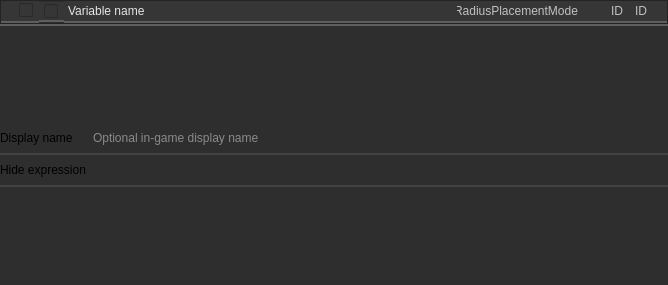
<?xml version="1.0" encoding="UTF-8"?>
<ui version="4.0">
 <class>Form</class>
 <widget class="QWidget" name="Form">
  <property name="geometry">
   <rect>
    <x>0</x>
    <y>0</y>
    <width>668</width>
    <height>285</height>
   </rect>
  </property>
  <property name="windowTitle">
   <string>Form</string>
  </property>
  <property name="styleSheet">
   <string notr="true">background-color: #2e2e2e;</string>
  </property>
  <layout class="QVBoxLayout" name="verticalLayout">
   <property name="spacing">
    <number>0</number>
   </property>
   <property name="leftMargin">
    <number>0</number>
   </property>
   <property name="topMargin">
    <number>0</number>
   </property>
   <property name="rightMargin">
    <number>0</number>
   </property>
   <property name="bottomMargin">
    <number>0</number>
   </property>
   <item>
    <widget class="QFrame" name="frame">
     <property name="maximumSize">
      <size>
       <width>16777215</width>
       <height>24</height>
      </size>
     </property>
     <property name="frameShape">
      <enum>QFrame::Shape::StyledPanel</enum>
     </property>
     <property name="frameShadow">
      <enum>QFrame::Shadow::Raised</enum>
     </property>
     <layout class="QHBoxLayout" name="horizontalLayout">
      <property name="spacing">
       <number>0</number>
      </property>
      <property name="leftMargin">
       <number>0</number>
      </property>
      <property name="topMargin">
       <number>0</number>
      </property>
      <property name="rightMargin">
       <number>0</number>
      </property>
      <property name="bottomMargin">
       <number>0</number>
      </property>
      <item>
       <widget class="QLabel" name="label">
        <property name="styleSheet">
         <string notr="true">image: url(:/icons/more_vert.png);
padding-left: 3px;
padding-right: 3px;
    border: 2px solid #d0d0d0;
	border-top: 0px;
	border-left: 0px;
	border-right: 0px;
    border-color: rgba(94, 94, 94, 255);
    border-radius: 0px;
background-color: #363636;</string>
        </property>
        <property name="text">
         <string/>
        </property>
       </widget>
      </item>
      <item>
       <widget class="QCheckBox" name="show_child">
        <property name="toolTip">
         <string>&lt;html&gt;&lt;head/&gt;&lt;body&gt;&lt;p&gt;&lt;span style=&quot; font-size:8pt; font-weight:400;&quot;&gt;Expand or collapse variable details&lt;/span&gt;&lt;/p&gt;&lt;/body&gt;&lt;/html&gt;</string>
        </property>
        <property name="styleSheet">
         <string notr="true">QCheckBox::indicator:checked {
    
image: url(://icons/arrow_drop_down.png);
	height:14px;
	width:14px;
}

QCheckBox::indicator:unchecked {
    image: url(://icons/arrow_drop_right.png);
	height:14px;
	width:14px;
}
QCheckBox {
    font: 700 10pt &quot;Segoe UI&quot;;
    border: 2px solid black;
    border-radius: 0px;
    border-color: rgba(94, 94, 94, 255);
    height:14px;
    padding-top: 2px;
    padding-bottom:4px;
    color: #e5e5e5;
background-color: #363636;
    padding-left: 4px;
}
QCheckBox:hover {
    background-color: #515965;
    color: white;
}
QCheckBox{
	padding-left:5px;
	border-left: 0px solid black;
border-right: 0px solid black;
border-top: 0px solid black;
}</string>
        </property>
        <property name="text">
         <string/>
        </property>
        <property name="checked">
         <bool>false</bool>
        </property>
        <property name="tristate">
         <bool>false</bool>
        </property>
       </widget>
      </item>
      <item>
       <widget class="QCheckBox" name="visible_in_editor">
        <property name="toolTip">
         <string>&lt;html&gt;&lt;head/&gt;&lt;body&gt;&lt;p&gt;&lt;span style=&quot; font-size:8pt; font-weight:400;&quot;&gt;Expose as editable parameter in Hammer object properties&lt;/span&gt;&lt;/p&gt;&lt;/body&gt;&lt;/html&gt;</string>
        </property>
        <property name="styleSheet">
         <string notr="true">QCheckBox::indicator:checked {
    image: url(://icons/visibility_24dp.png);
	height:16px;
	width:16px;
}

QCheckBox::indicator:unchecked {
    image: url(://icons/visibility_off_24dp.png); 
	height:16px;
	width:16px;
}


QCheckBox {
    font: 700 10pt &quot;Segoe UI&quot;;
    border: 2px solid black;
    border-radius: 0px;
    border-color: rgba(94, 94, 94, 255);
    height:14px;
    padding-top: 2px;
    padding-bottom:2px;
    color: #e5e5e5;
    padding-left: 4px;
background-color: #363636;
}
QCheckBox:hover {
    background-color: #515965;
    color: white;
}
QCheckBox{
	padding-left:5px;
	border-left: 0px solid black;
border-right: 0px solid black;
border-top: 0px solid black;
}</string>
        </property>
        <property name="text">
         <string/>
        </property>
        <property name="checked">
         <bool>false</bool>
        </property>
        <property name="autoRepeat">
         <bool>false</bool>
        </property>
        <property name="autoExclusive">
         <bool>false</bool>
        </property>
        <property name="tristate">
         <bool>false</bool>
        </property>
       </widget>
      </item>
      <item>
       <widget class="QLineEdit" name="variable_name">
        <property name="toolTip">
         <string>&lt;html&gt;&lt;head/&gt;&lt;body&gt;&lt;p&gt;SmartProp variable identifier&lt;/p&gt;&lt;/body&gt;&lt;/html&gt;</string>
        </property>
        <property name="styleSheet">
         <string notr="true">QLineEdit {
	font: 8pt &quot;Segoe UI&quot;;
    border: 2px solid #d0d0d0;
	border-top: 0px;
	border-left: 0px;
	border-right: 0px;
    border-color: rgba(94, 94, 94, 255);
    border-radius: 0px;
    padding: 2px;
color: #e5e5e5;
background-color: #363636;
}
QLineEdit:focus {
    border-color: rgba(94, 94, 94, 255);
}
QLineEdit::selection {
    background-color: #515965;
    color: white;
}

</string>
        </property>
        <property name="inputMethodHints">
         <set>Qt::InputMethodHint::ImhLatinOnly|Qt::InputMethodHint::ImhLowercaseOnly</set>
        </property>
        <property name="text">
         <string>Variable name</string>
        </property>
        <property name="maxLength">
         <number>86</number>
        </property>
        <property name="readOnly">
         <bool>false</bool>
        </property>
       </widget>
      </item>
      <item>
       <widget class="QLineEdit" name="variable_class">
        <property name="sizePolicy">
         <sizepolicy hsizetype="Preferred" vsizetype="Preferred">
          <horstretch>0</horstretch>
          <verstretch>0</verstretch>
         </sizepolicy>
        </property>
        <property name="minimumSize">
         <size>
          <width>128</width>
          <height>0</height>
         </size>
        </property>
        <property name="maximumSize">
         <size>
          <width>128</width>
          <height>16777215</height>
         </size>
        </property>
        <property name="contextMenuPolicy">
         <enum>Qt::ContextMenuPolicy::NoContextMenu</enum>
        </property>
        <property name="toolTip">
         <string>&lt;html&gt;&lt;head/&gt;&lt;body&gt;&lt;p&gt;Variable data type&lt;/p&gt;&lt;/body&gt;&lt;/html&gt;</string>
        </property>
        <property name="styleSheet">
         <string notr="true">QLineEdit {
	font: 8pt &quot;Segoe UI&quot;;
    border: 2px solid #d0d0d0;
	border-top: 0px;
	border-left: 0px;
	border-right: 0px;
    border-color: rgba(94, 94, 94, 255);
    border-radius: 0px;
    padding: 2px;
	color: rgb(193, 193, 193);
	background-color: #363636;
}
QLineEdit:focus {
    border-color: rgba(94, 94, 94, 255);
}
QLineEdit::selection {
    background-color: #515965;
    color: white;
}

</string>
        </property>
        <property name="text">
         <string>RadiusPlacementMode</string>
        </property>
        <property name="maxLength">
         <number>64</number>
        </property>
        <property name="alignment">
         <set>Qt::AlignmentFlag::AlignRight|Qt::AlignmentFlag::AlignTrailing|Qt::AlignmentFlag::AlignVCenter</set>
        </property>
        <property name="readOnly">
         <bool>true</bool>
        </property>
       </widget>
      </item>
      <item>
       <widget class="QToolButton" name="change_class">
        <property name="toolTip">
         <string>&lt;html&gt;&lt;head/&gt;&lt;body&gt;&lt;p&gt;Change variable data type&lt;/p&gt;&lt;/body&gt;&lt;/html&gt;</string>
        </property>
        <property name="styleSheet">
         <string notr="true">

QToolButton {
    font: 700 10pt &quot;Segoe UI&quot;;
    border: 2px solid black;
    border-radius: 0px;
    border-color: rgba(94, 94, 94, 255);
    height:14px;
    padding-top: 2px;
    padding-bottom:2px;
    color: #e5e5e5;
    padding-left: 4px;
background-color: #363636;
}
QToolButton:hover {
    background-color: #515965;
    color: white;
}
QToolButton{
	padding-left:5px;
	border-left: 0px solid black;
border-right: 0px solid black;
border-top: 0px solid black;
}</string>
        </property>
        <property name="text">
         <string/>
        </property>
        <property name="icon">
         <iconset resource="../../resources.qrc">
          <normaloff>:/icons/edit_16dp.svg</normaloff>:/icons/edit_16dp.svg</iconset>
        </property>
       </widget>
      </item>
      <item>
       <widget class="QLineEdit" name="id_display_label">
        <property name="maximumSize">
         <size>
          <width>24</width>
          <height>16777215</height>
         </size>
        </property>
        <property name="toolTip">
         <string>&lt;html&gt;&lt;head/&gt;&lt;body&gt;&lt;p&gt;Variable ID label&lt;/p&gt;&lt;/body&gt;&lt;/html&gt;</string>
        </property>
        <property name="styleSheet">
         <string notr="true">QLineEdit {
	font: 8pt &quot;Segoe UI&quot;;
    border: 2px solid #d0d0d0;
	border-top: 0px;
	border-left: 0px;
	border-right: 0px;
    border-color: rgba(94, 94, 94, 255);
    border-radius: 0px;
    padding: 2px;
	color: rgb(193, 193, 193);
	background-color: #363636;
}
QLineEdit:focus {
    border-color: rgba(94, 94, 94, 255);
}
QLineEdit::selection {
    background-color: #515965;
    color: white;
}

</string>
        </property>
        <property name="text">
         <string>ID</string>
        </property>
        <property name="maxLength">
         <number>64</number>
        </property>
        <property name="readOnly">
         <bool>true</bool>
        </property>
       </widget>
      </item>
      <item>
       <widget class="QLineEdit" name="id_display">
        <property name="maximumSize">
         <size>
          <width>36</width>
          <height>16777215</height>
         </size>
        </property>
        <property name="toolTip">
         <string>&lt;html&gt;&lt;head/&gt;&lt;body&gt;&lt;p&gt;Unique variable ID&lt;/p&gt;&lt;/body&gt;&lt;/html&gt;</string>
        </property>
        <property name="styleSheet">
         <string notr="true">QLineEdit {
	font: 8pt &quot;Segoe UI&quot;;
    border: 2px solid #d0d0d0;
	border-top: 0px;
	border-left: 0px;
	border-right: 0px;
    border-color: rgba(94, 94, 94, 255);
    border-radius: 0px;
    padding: 2px;
	color: rgb(193, 193, 193);
	background-color: #363636;
}
QLineEdit:focus {
    border-color: rgba(94, 94, 94, 255);
}
QLineEdit::selection {
    background-color: #515965;
    color: white;
}

</string>
        </property>
        <property name="text">
         <string>ID</string>
        </property>
        <property name="maxLength">
         <number>64</number>
        </property>
        <property name="readOnly">
         <bool>true</bool>
        </property>
       </widget>
      </item>
     </layout>
    </widget>
   </item>
   <item>
    <widget class="QFrame" name="frame_layout">
     <property name="styleSheet">
      <string notr="true">QFrame#frame_layout { border: 0px; border-top: 2px solid rgba(94, 94, 94, 255); }</string>
     </property>
     <property name="frameShape">
      <enum>QFrame::Shape::NoFrame</enum>
     </property>
     <property name="frameShadow">
      <enum>QFrame::Shadow::Raised</enum>
     </property>
     <layout class="QVBoxLayout" name="verticalLayout_2">
      <property name="spacing">
       <number>0</number>
      </property>
      <property name="leftMargin">
       <number>0</number>
      </property>
      <property name="topMargin">
       <number>0</number>
      </property>
      <property name="rightMargin">
       <number>0</number>
      </property>
      <property name="bottomMargin">
       <number>0</number>
      </property>
      <item>
       <layout class="QVBoxLayout" name="layout">
        <property name="spacing">
         <number>0</number>
        </property>
        <property name="sizeConstraint">
         <enum>QLayout::SizeConstraint::SetDefaultConstraint</enum>
        </property>
        <item>
         <widget class="QFrame" name="frame_3">
          <property name="maximumSize">
           <size>
            <width>16777215</width>
            <height>32</height>
           </size>
          </property>
          <property name="styleSheet">
           <string notr="true">.QFrame {
    font: 580 10pt &quot;Segoe UI&quot;;
    border: 2px solid black;
    border-radius: 0px;
    border-left: 0px;
    border-right: 0px;
	border-top: 0px;
    border-color: rgba(66, 66, 66, 255);
    color: #e5e5e5;
    background-color: #2e2e2e;
}

.QFrame::hover {
}
.QFrame::selected {
    background-color: #515965;
}</string>
          </property>
          <property name="frameShape">
           <enum>QFrame::Shape::StyledPanel</enum>
          </property>
          <property name="frameShadow">
           <enum>QFrame::Shadow::Raised</enum>
          </property>
          <property name="lineWidth">
           <number>0</number>
          </property>
          <layout class="QHBoxLayout" name="horizontalLayout_2">
           <property name="spacing">
            <number>16</number>
           </property>
           <property name="leftMargin">
            <number>0</number>
           </property>
           <property name="topMargin">
            <number>0</number>
           </property>
           <property name="rightMargin">
            <number>0</number>
           </property>
           <property name="bottomMargin">
            <number>0</number>
           </property>
           <item>
            <widget class="QLabel" name="label_2">
             <property name="styleSheet">
              <string notr="true">border:0px;
background-color: rgba(255, 255, 255, 0);
font: 8pt &quot;Segoe UI&quot;;

</string>
             </property>
             <property name="text">
              <string>Display name</string>
             </property>
            </widget>
           </item>
           <item>
            <widget class="QLineEdit" name="varialbe_display_name">
             <property name="styleSheet">
              <string notr="true">QLineEdit {
    border: 0px solid #d0d0d0;
    border-color: rgba(94, 94, 94, 255);
    border-radius: 2px;
    padding: 2px;
    color: #e5e5e5;
background-color: #2e2e2e;

}
</string>
             </property>
             <property name="placeholderText">
              <string>Optional in-game display name</string>
             </property>
            </widget>
           </item>
          </layout>
         </widget>
        </item>
        <item>
         <widget class="QFrame" name="hide_expression_frame">
          <property name="maximumSize">
           <size>
            <width>16777215</width>
            <height>32</height>
           </size>
          </property>
          <property name="styleSheet">
           <string notr="true">.QFrame {
    font: 580 10pt &quot;Segoe UI&quot;;
    border: 2px solid black;
    border-radius: 0px;
    border-left: 0px;
    border-right: 0px;
	border-top: 0px;
    border-color: rgba(66, 66, 66, 255);
    color: #e5e5e5;
    background-color: #2e2e2e;
}

.QFrame::hover {
}
.QFrame::selected {
    background-color: #515965;
}</string>
          </property>
          <property name="frameShape">
           <enum>QFrame::Shape::StyledPanel</enum>
          </property>
          <property name="frameShadow">
           <enum>QFrame::Shadow::Raised</enum>
          </property>
          <property name="lineWidth">
           <number>0</number>
          </property>
          <layout class="QHBoxLayout" name="horizontalLayout_3">
           <property name="spacing">
            <number>16</number>
           </property>
           <property name="leftMargin">
            <number>0</number>
           </property>
           <property name="topMargin">
            <number>0</number>
           </property>
           <property name="rightMargin">
            <number>0</number>
           </property>
           <property name="bottomMargin">
            <number>0</number>
           </property>
           <item>
            <widget class="QLabel" name="label_3">
             <property name="styleSheet">
              <string notr="true">border:0px;
background-color: rgba(255, 255, 255, 0);
font: 8pt &quot;Segoe UI&quot;;

</string>
             </property>
             <property name="text">
              <string>Hide expression</string>
             </property>
            </widget>
           </item>
          </layout>
         </widget>
        </item>
       </layout>
      </item>
     </layout>
    </widget>
   </item>
  </layout>
 </widget>
 <resources>
  <include location="../../resources.qrc"/>
 </resources>
 <connections/>
</ui>
